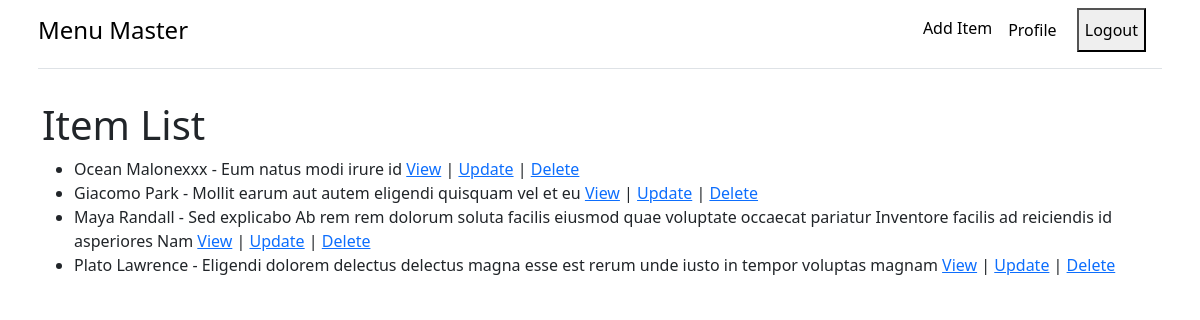
The app's page / (signed in), older data.
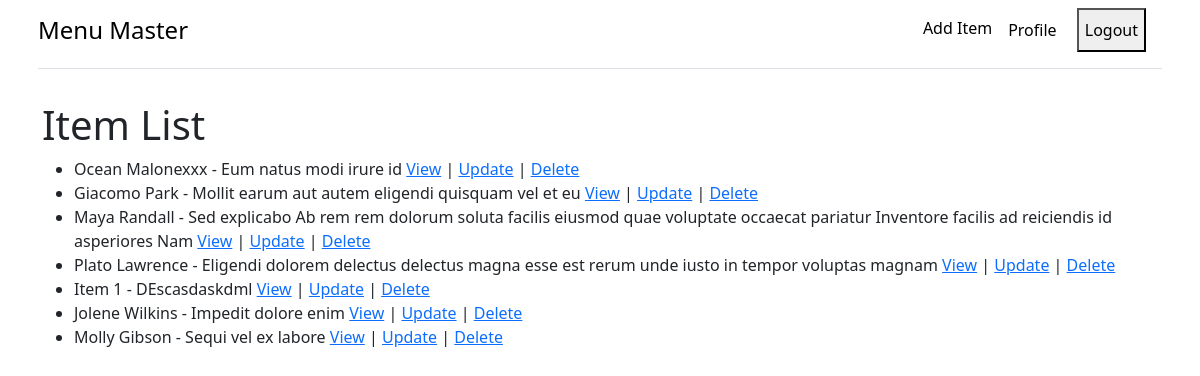
The same page, newer data.
### menu/models.py (models this page shows, shortened)
class Item(models.Model):
    user_id = models.ForeignKey(User, on_delete=models.CASCADE, default=1)
    name = models.CharField(max_length=200)
    description = models.CharField(max_length=200)
    price = models.IntegerField()
    image = models.CharField(max_length=500, default="http://www.energyfit.com.mk/wp-content/plugins/ap_background/images/default/default_1.png")

### menu/views.py (the view)
# urls.py: path('', views.IndexClassView.as_view(), name="index"),
class IndexClassView(LoginRequiredMixin, ListView):
    model = Item
    template_name = 'index.html'
    context_object_name = 'items'

### menu/templates/index.html
{% extends 'layouts/base.html' %}
{% block body %}
<h1>Item List</h1>
<ul>
    {% for item in items %}
    <li>{{ item.name }} - {{ item.description }} <a href="{% url 'menu:detail' item.id %}">View</a> | <a href="{% url 'menu:update' item.id %}">Update</a> | <a href="{% url 'menu:delete' item.id %}">Delete</a></li>
    {% endfor %}
</ul>
{% endblock %}

### menu/templates/layouts/base.html (shortened to what this page needs)
{% load static %}
<!DOCTYPE html>
<html lang="en">
  <head>
    <link href="https://cdn.jsdelivr.net/npm/bootstrap@5.3.0/dist/css/bootstrap.min.css" rel="stylesheet" />
    <link rel="stylesheet" href="{% static 'menu/css/styles.css' %}" />
  </head>
  <body>
    {% include 'layouts/navbar.html' %}
    <div class="container">
      {% block body %}
      {% endblock %}
    </div>
  </body>
</html>

### menu/templates/layouts/navbar.html (shortened to what this page needs)
<header class="container p-2">
  <div class="d-flex flex-column flex-md-row align-items-center pb-3 mb-4 border-bottom">
    <a href="/" class="d-flex align-items-center link-body-emphasis text-decoration-none"><span class="fs-4">Menu Master</span></a>
    <nav class="d-inline-flex mt-2 mt-md-0 ms-md-auto">
      <a class="me-3 py-2 link-body-emphasis text-decoration-none" href="{% url 'menu:create' %}">Add Item</a>
      {% if user.is_authenticated %}
        <form action="{% url 'logout' %}" method="post">
          <a class="me-3 py-2 link-body-emphasis text-decoration-none" href="{% url 'profile' %}">Profile</a>
          <button type="submit" class="me-3 py-2 link-body-emphasis text-decoration-none">Logout</button>
        </form>
      {% else %}
        <a class="me-3 py-2 link-body-emphasis text-decoration-none" href="{% url 'login' %}">Login</a>
      {% endif %}
    </nav>
  </div>
</header>

Row changes from the older to the newer data that the page shows:
added Item: name "Item 1", description "DEscasdaskdml"
added Item: name "Jolene Wilkins", description "Impedit dolore enim"
added Item: name "Molly Gibson", description "Sequi vel ex labore"
